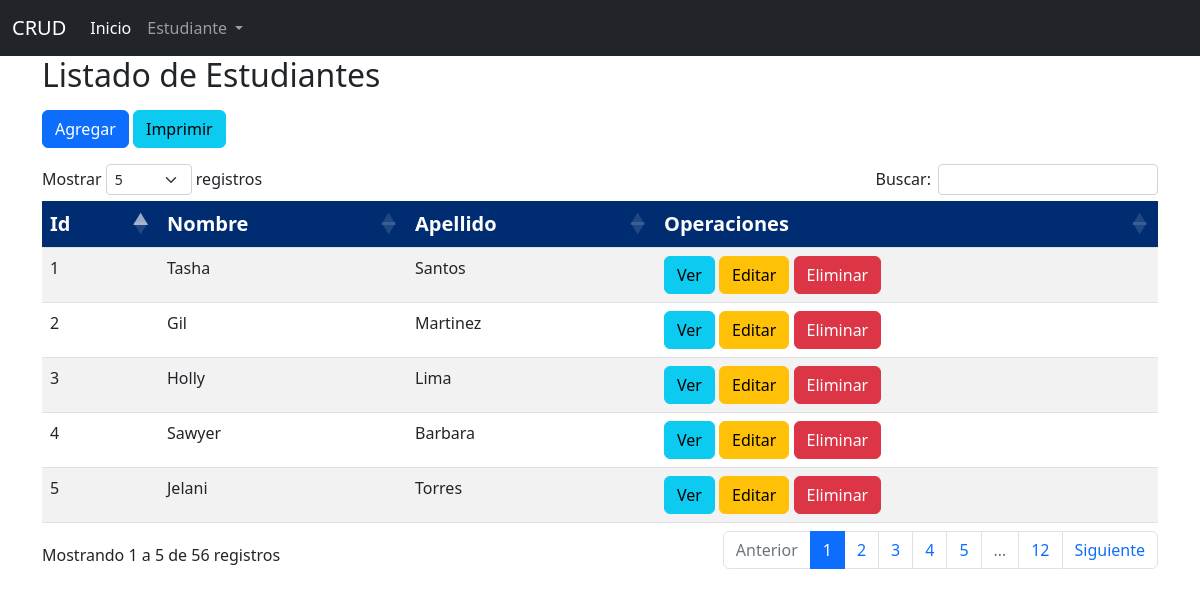
Screenshot of /view/estudiante/ with the database file from the repository.
### tables this page shows
CREATE TABLE `estudiantes` (
  `idEstudiante` int NOT NULL,
  `nombre` varchar(35) NOT NULL,
  `apellido` varchar(45) NOT NULL,
  `idCurso` int NOT NULL
);

### dao/database.php (called while the page is built, shortened)
<?php
    class dataConex {
        public function conexion() {
            try {
                $PDO = new PDO("mysql:host=".SERVER.";dbname=".DATABASE,USER,PASSWORD);
                return $PDO;
            } catch (PDOException $ex) {
                return $ex->getMessage();
            }
        }
    }
?>

### model/estudianteModel.php (called while the page is built, shortened)
<?php
    class estudianteModel {
        private $PDO;
        public function __construct() {
            require_once(DAO_PATH.'database.php');
            $data = new dataConex();
            $this->PDO = $data->conexion();
        }
        public function listar() {
            $sql = 'SELECT e.idEstudiante, e.nombre,e.apellido,e.idCurso,c.nombre as curso FROM estudiantes e JOIN Cursos c ON e.idCurso = c.idCurso ORDER BY idEstudiante DESC';
            $statement = $this->PDO->prepare($sql);
            return ($statement->execute()) ? $statement->fetchAll() : false;
        }
    }
?>

### view/estudiante/index.php (the view, shortened to what this page needs)
<?php
require_once(MODEL_PATH.'estudianteModel.php');
$object = new estudianteModel();
$rows = $object->listar();
?>
<!DOCTYPE html>
<html lang="es">
<head>
    <?php
      require_once(ROOT_PATH.'header.php');
    ?>
</head>
<body>
    <?php
    require_once(VIEW_PATH.'navbar/navbar.php');
    ?>
    <section class="intro">
        <div class="container">
            <div class="mb-3">
                <h2>Listado de Estudiantes</h2>
            </div>
            <div class="mb-3">
                <a href="./create.php" class="btn btn-primary">Agregar</a>
                <a href="javascript:imprimirWindow('ventana')" class="btn btn-info">Imprimir</a>
            </div>
            <div class="table-responsive table-scroll" data-mdb-perfect-scrollbar="true" style="position: relative; height:700px;">
                <table id="myTabla" class="table table-striped mb-0">
                    <thead style="background-color: #002d72;">
                        <tr>
                            <th scope="col" class="text-white">Id</th>
                            <th scope="col" class="text-white">Nombre</th>
                            <th scope="col" class="text-white">Apellido</th>
                            <th scope="col" class="text-white">Operaciones</th>
                        </tr>
                    </thead>
                    <tbody>
                    <?php foreach ($rows as $row) { ?>
                        <tr>
                            <td><?=$row['idEstudiante']?></td>
                            <td><?=$row['nombre']?></td>
                            <td><?=$row['apellido']?></td>
                            <td>
                                <a class="btn btn-info" data-bs-toggle="modal" data-bs-target="#idver<?=$row['idEstudiante']?>">Ver</a>
                                <a href="edit.php?id=<?=$row['idEstudiante']?>"class="btn btn-warning">Editar</a>
                                <a class="btn btn-danger" data-bs-toggle="modal" data-bs-target="#iddel<?=$row['idEstudiante']?>">Eliminar</a>
                            </td>
                        </tr>
                    <?php } ?>
                    </tbody>
                </table>
            </div>
        </div>
    </section>
</body>
</html>

### header.php
<link rel="stylesheet" href="/taller16/assets/css/bootstrap.min.css">
<link rel="stylesheet" href="/taller16/assets/css/datatables.min.css">
<link rel="stylesheet" href="/taller16/assets/css/index.css">
<link rel="stylesheet" href="/taller16/assets/css/table.css">

### view/navbar/navbar.php (shortened to what this page needs)
<nav class="navbar navbar-expand-lg navbar-dark bg-dark">
  <div class="container-fluid">
    <a class="navbar-brand" href="#">CRUD</a>
    <div class="collapse navbar-collapse" id="navbarSupportedContent">
      <ul class="navbar-nav me-auto mb-2 mb-lg-0">
        <li class="nav-item">
          <a class="nav-link active" aria-current="page" href="<?=PROJECT_PATH?>">Inicio</a>
        </li>
        <li class="nav-item dropdown">
          <a class="nav-link dropdown-toggle" href="#" role="button" data-bs-toggle="dropdown" aria-expanded="false">
            Estudiante
          </a>
        </li>
      </ul>
    </div>
  </div>
</nav>

### assets/css/table.css (style rules this page uses)
html, body, .intro { height: 100%; }
table td, table th { text-overflow: ellipsis; white-space: nowrap; overflow: hidden; }
thead th { color: white; }
.table-scroll table thead th { font-size: 1.25rem; }
thead { top: 0; position: sticky; }

### rows the page displays
estudiantes: idEstudiante "5", nombre "Jelani", apellido "Torres"
estudiantes: idEstudiante "4", nombre "Sawyer", apellido "Barbara"
estudiantes: idEstudiante "3", nombre "Holly", apellido "Lima"
estudiantes: idEstudiante "2", nombre "Gil", apellido "Martinez"
estudiantes: idEstudiante "1", nombre "Tasha", apellido "Santos"
